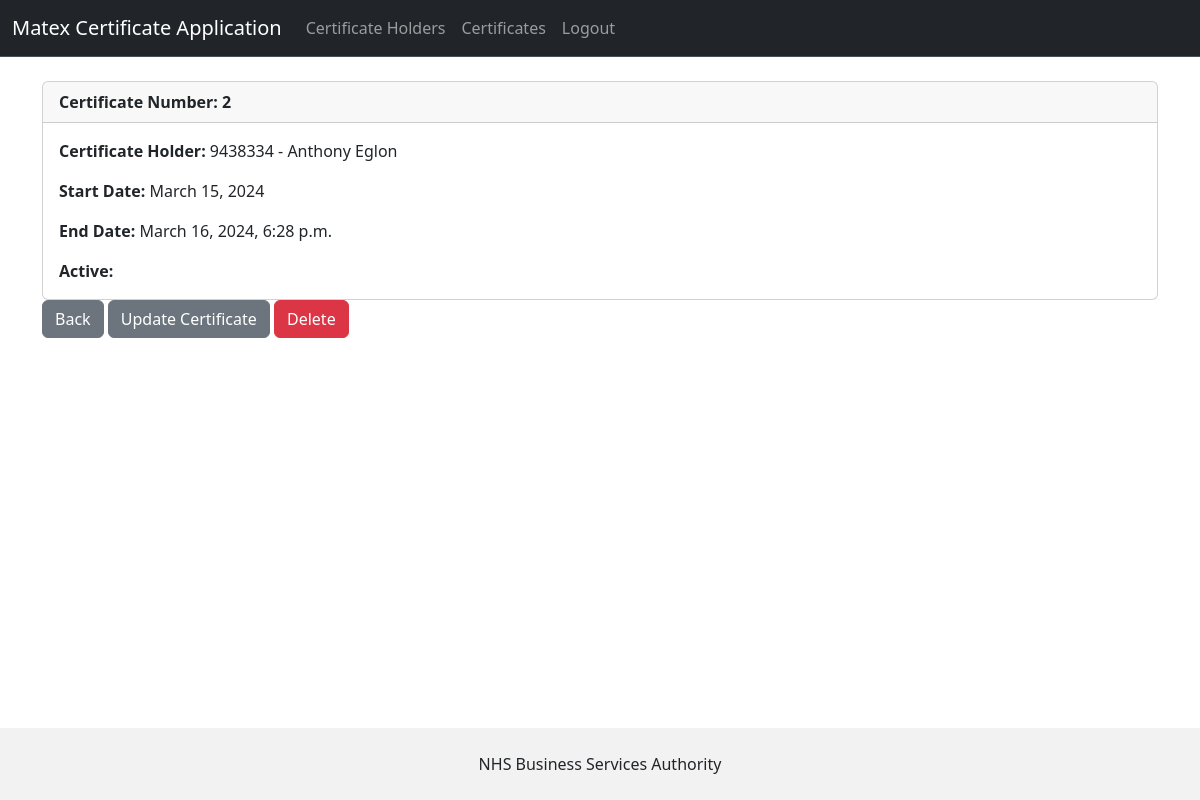
Page /certificate-info/2/ (signed in) on the earlier database version.
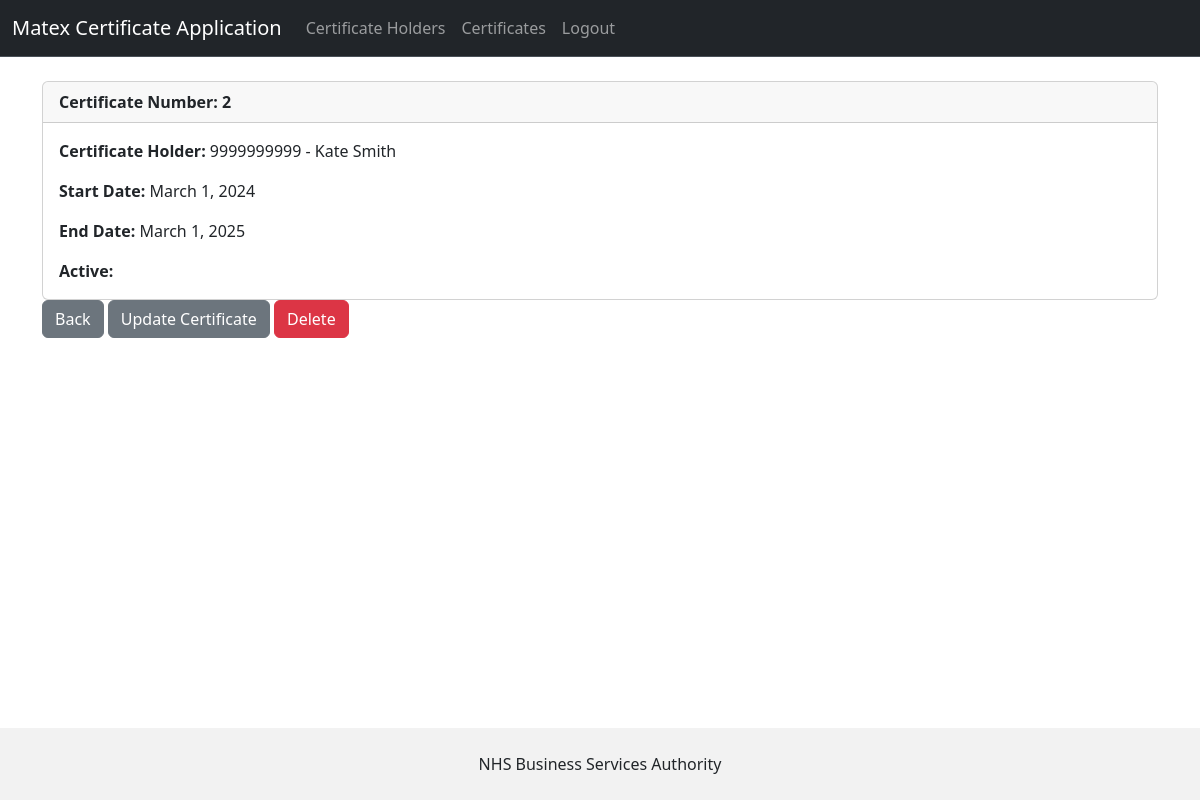
Same page on the later database version.
### matex_app/models.py (models this page shows, shortened)
class CertificateInfo(models.Model):
    certificate_holder = models.ForeignKey(CertificateHolder, on_delete=models.CASCADE)
    certificate_number = models.AutoField(primary_key=True)
    certificate_start_date = models.DateField(null=True)
    certificate_expiration_date = models.DateField()

class CertificateHolder(models.Model):
    nhs_number = models.IntegerField(validators=[MinValueValidator(1000000000), MaxValueValidator(9999999999)])
    first_name = models.CharField(max_length=50)
    last_name = models.CharField(max_length=50)
    email = models.EmailField()
    date_of_birth = models.DateField()
    def __str__(self):
        return str(self.nhs_number) + " - " + f'{self.first_name} {self.last_name}'

### matex_app/views.py (the view)
# urls.py: path('certificate-info/<int:pk>/', views.certificate_info, name='certificate-info'),
def certificate_info(request, pk):
    if request.user.is_authenticated:
        certificate_record = CertificateInfo.objects.get(certificate_number=pk)
        return render(request, 'certificate-info.html', {'certificate_record': certificate_record})
    else:
        messages.success(request, 'Please log in to view this page')
        return redirect('index')

### matex_app/templates/certificate-info.html
{% extends 'base.html' %}
{% block content %}
<div class="card">
    <div class="card-header"><strong>
        Certificate Number: {{ certificate_record.certificate_number }}
       </strong>
    </div>
    <div class="card-body">
        <p class="card-text">
            <strong>Certificate Holder: </strong> {{ certificate_record.certificate_holder }}
        </p>
        <p class="card-text">
            <strong>Start Date: </strong>{{ certificate_record.certificate_start_date }}
        </p>
        <p class="card-text">
            <strong>End Date: </strong>{{ certificate_record.certificate_expiration_date }}
        </p>
        <p class="card-text">
            <strong>Active: </strong>{{ certificate_record.certificate_active }}
        </p>
    </div>
</div>
<a href="{% url 'certificates' %}" class="btn btn-secondary">Back</a>
<a href="{% url 'update-certificate' certificate_record.certificate_number %}" class="btn btn-secondary">Update Certificate</a>
<a href="{% url 'delete-certificate' certificate_record.certificate_number %}" class="btn btn-danger">Delete</a>
{% endblock %}

Differences in the rows shown:
changed CertificateInfo id 2: certificate_holder "9438334 - Anthony Eglon" → "9999999999 - Kate Smith"; certificate_start_date "March 15, 2024" → "March 1, 2024"; certificate_expiration_date "March 16, 2024, 6:28 p.m." → "March 1, 2025"
